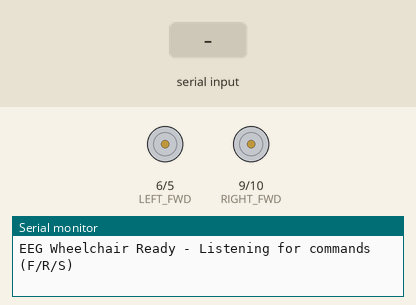
Recording of a sketch running on a simulated Arduino Uno, built with avr-gcc and run on an emulated ATmega328P. On the bench: motor-driver pin pairs drawn as motors (green arrow = first pin HIGH = forward, orange = second pin HIGH = backward, longer = more drive), the last lines printed to the serial monitor. Inputs (shaded band) come from the test bench.

Above: at 1.2 s.
1.3 s: "F" received over Serial
At 2.3 s:
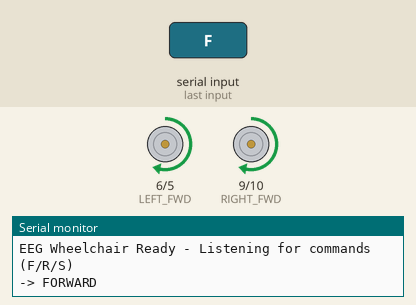
2.8 s: "R" received over Serial
At 3.4 s:
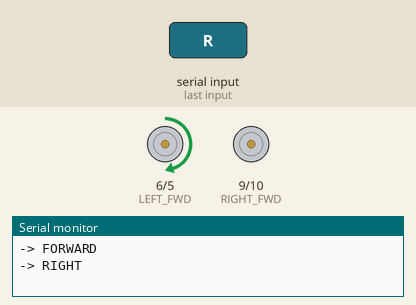
4.3 s: "S" received over Serial
At 4.6 s:
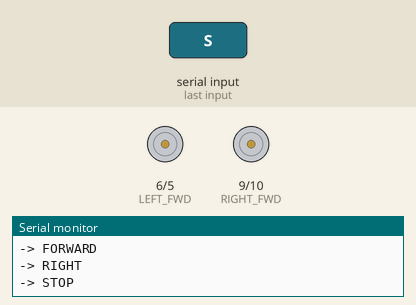
Timing chart, 0 to 7.3 s (numbered marks = the images above; inputs shaded):
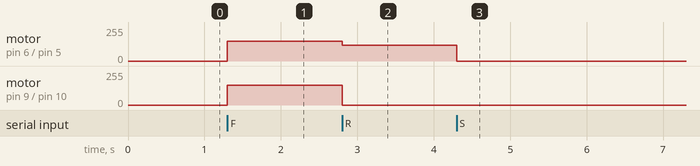

Measured:
- after the input at 1.3 s, motor on pin 6 (LEFT_FWD) / pin 5 (LEFT_REV), motor on pin 9 (RIGHT_FWD) / pin 10 (RIGHT_REV): stopped → forward 150/255 at once
- after the input at 2.8 s, motor on pin 6 (LEFT_FWD) / pin 5 (LEFT_REV): forward 150/255 → forward 120/255 at once; motor on pin 9 (RIGHT_FWD) / pin 10 (RIGHT_REV): forward 150/255 → stopped at once
- after the input at 4.3 s, motor on pin 6 (LEFT_FWD) / pin 5 (LEFT_REV): forward 120/255 → stopped at once

The sketch:

wheelchair_motor_control.ino
```cpp
/*
 * EEG Wheelchair Motor Control
 *
 * Receives commands via Serial from Python backend:
 * 'F' = Forward (both motors)
 * 'R' = Turn Right (left motor forward, right stopped)
 * 'S' = Stop (all motors off)
 *
 * Motor Configuration (your tested setup):
 * - Left motor: FWD=6, REV=5 (flipped)
 * - Right motor: FWD=9, REV=10 (normal)
 */

// ===================== Motor pins (based on your tests) =====================
// Left motor is flipped:
const int LEFT_REV  = 5;
const int LEFT_FWD  = 6;

// Right motor normal:
const int RIGHT_FWD = 9;
const int RIGHT_REV = 10;

// ===================== Speed tuning =====================
const int PWM_DRIVE = 150;      // Speed for forward movement (0-255)
const int PWM_TURN  = 120;      // Speed for turning

// Current command state
char currentCommand = 'S';  // Start stopped

void setup() {
  Serial.begin(9600);

  pinMode(LEFT_FWD, OUTPUT);
  pinMode(LEFT_REV, OUTPUT);
  pinMode(RIGHT_FWD, OUTPUT);
  pinMode(RIGHT_REV, OUTPUT);

  stopAll();

  Serial.println("EEG Wheelchair Ready - Listening for commands (F/R/S)");
}

void loop() {
  // Check for incoming serial commands
  if (Serial.available() > 0) {
    char cmd = Serial.read();

    // Only process valid commands
    if (cmd == 'F' || cmd == 'R' || cmd == 'S') {
      if (cmd != currentCommand) {
        currentCommand = cmd;
        executeCommand(cmd);
      }
    }
  }
}

void executeCommand(char cmd) {
  switch(cmd) {
    case 'F':
      Serial.println("-> FORWARD");
      driveForward();
      break;
    case 'R':
      Serial.println("-> RIGHT");
      turnRight();
      break;
    case 'S':
      Serial.println("-> STOP");
      stopAll();
      break;
  }
}

// ===================== Movement functions =====================

void driveForward() {
  // Both motors forward at same speed
  setLeft(PWM_DRIVE);
  setRight(PWM_DRIVE);
}

void turnRight() {
  // Left motor forward, right motor stopped (pivot turn)
  setLeft(PWM_TURN);
  setRight(0);
}

// ===================== Motor control (from your tested code) =====================

// signedPWM: + forward, - reverse, 0 stop
void setLeft(int signedPWM) {
  signedPWM = constrain(signedPWM, -255, 255);

  if (signedPWM > 0) {
    analogWrite(LEFT_FWD, signedPWM);
    analogWrite(LEFT_REV, 0);
  } else if (signedPWM < 0) {
    analogWrite(LEFT_FWD, 0);
    analogWrite(LEFT_REV, -signedPWM);
  } else {
    analogWrite(LEFT_FWD, 0);
    analogWrite(LEFT_REV, 0);
  }
}

void setRight(int signedPWM) {
  signedPWM = constrain(signedPWM, -255, 255);

  if (signedPWM > 0) {
    analogWrite(RIGHT_FWD, signedPWM);
    analogWrite(RIGHT_REV, 0);
  } else if (signedPWM < 0) {
    analogWrite(RIGHT_FWD, 0);
    analogWrite(RIGHT_REV, -signedPWM);
  } else {
    analogWrite(RIGHT_FWD, 0);
    analogWrite(RIGHT_REV, 0);
  }
}

void stopAll() {
  analogWrite(LEFT_FWD, 0);
  analogWrite(LEFT_REV, 0);
  analogWrite(RIGHT_FWD, 0);
  analogWrite(RIGHT_REV, 0);
}
```
